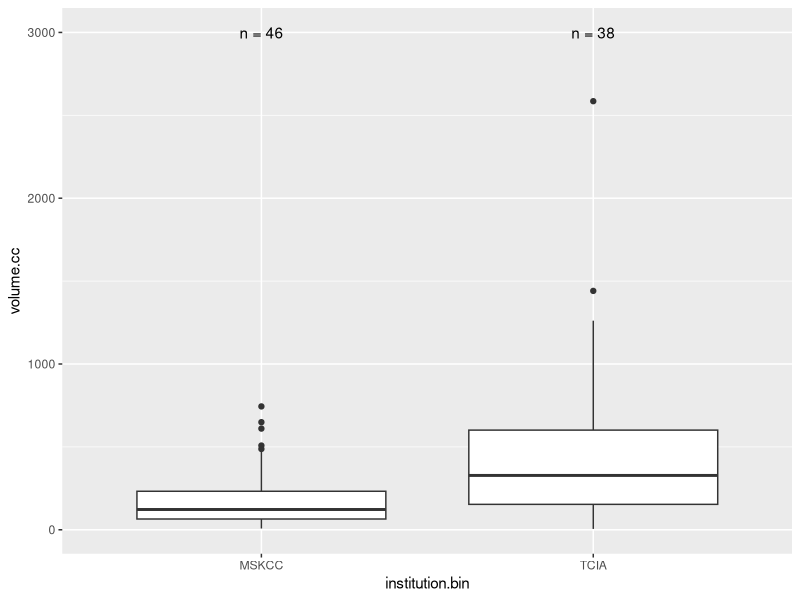
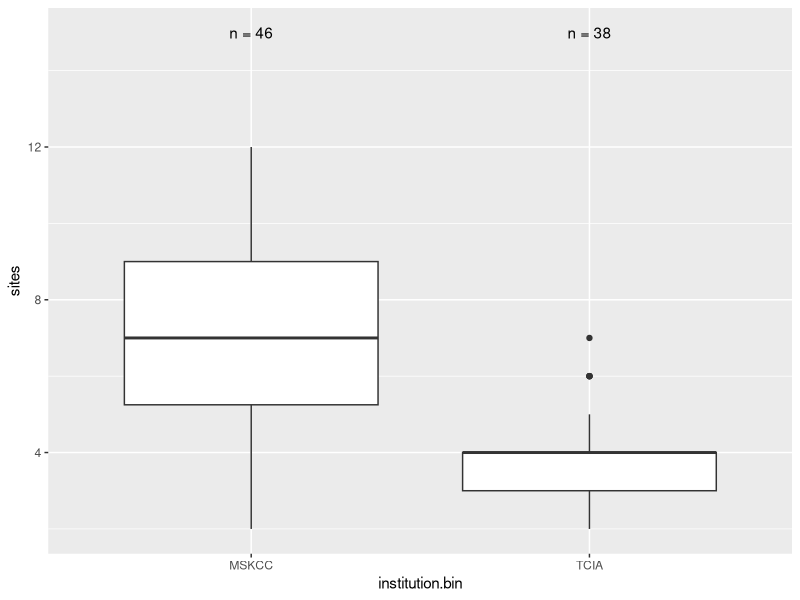
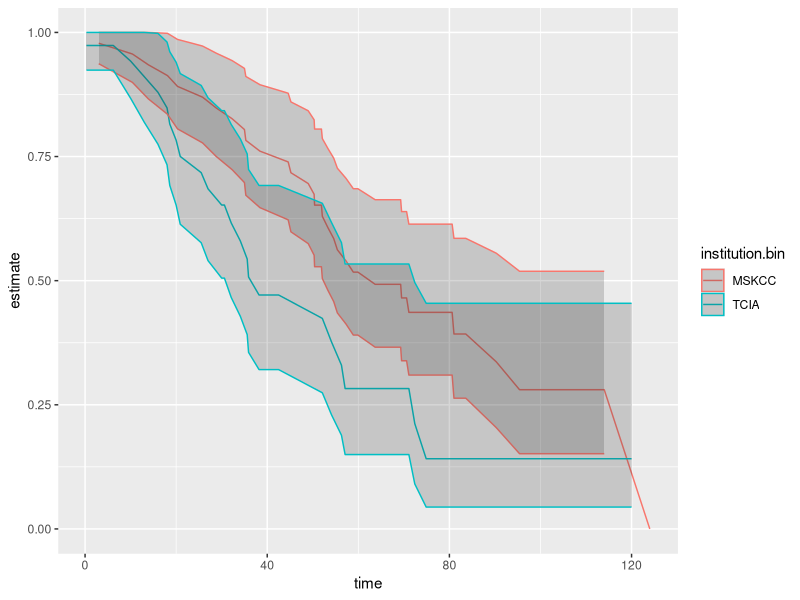
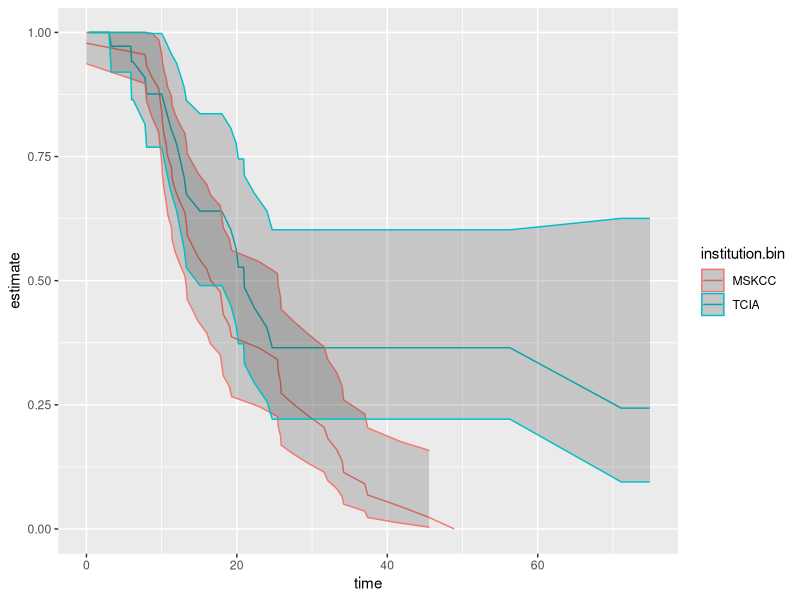

Write R code to recreate these figures, in order.
## ---- chunk 1
knitr::opts_chunk$set(echo = TRUE)
## ---- chunk 2
require(tidyverse)
require(broom)
require(survival)
require(survminer)
# Variants of mean, median etc with na.rm = T
min_    <- function(...) min(..., na.rm=T)
max_    <- function(...) max(..., na.rm=T)
mean_   <- function(...) mean(..., na.rm=T)
median_ <- function(...) median(..., na.rm=T)
Q1_     <- function(...) quantile(..., probs=0.25, na.rm = TRUE)
Q3_     <- function(...) quantile(..., probs=0.75, na.rm = TRUE)
sum_    <- function(...) sum(..., na.rm=T)
# function to return counts of samples
n_fun <- function(x, y){ # y is position for labels
  return(data.frame(y, label = paste0("n = ", length(x))))
}
## ---- chunk 3
clin.data <- read_csv("2017-Veeraraghavan-data.csv")
## ---- chunk 4
clin.data %>%
  distinct(tcga.id) %>% tally()
## ---- chunk 5
clin.data %>%
  select(tcga.id) %>% tally()
## ---- chunk 6
clin.data %>%
    group_by(institution.bin) %>%
  summarise(n = n()) %>%
  mutate(rel.freq = n/sum(n))
## ---- chunk 7
clin.data %>%
  group_by(institution.bin, platinum.resistant) %>%
  summarise(n = n()) %>%
  mutate(rel.freq = n/sum(n))
## ---- chunk 8
clin.data %>%
  group_by(institution.bin, stage) %>%
  summarise(n = n()) %>%
  mutate(rel.freq = n/sum(n))
## ---- chunk 9
clin.data %>%
    group_by(institution.bin) %>%
    summarize_each(funs(
    min_,
    Q1_,
    median_,
    Q3_,
    max_
    ), 
    volume.cc) 
## ---- chunk 10
clin.data %>%
  ggplot(aes(x = institution.bin, y = volume.cc)) + geom_boxplot() +
    stat_summary(fun.data = n_fun, fun.args = 3000, geom = "text")
## ---- chunk 11
clin.data %>% 
  do(tidy(wilcox.test(volume.cc ~ institution.bin, data = .)))
## ---- chunk 12
clin.data %>%
    group_by(institution.bin) %>%
    summarize_each(funs(
    min_,
    Q1_,
    median_,
    Q3_,
    max_
    ), 
    sites) 
## ---- chunk 13
clin.data %>%
  ggplot(aes(x = institution.bin, y = sites)) + geom_boxplot() +
    stat_summary(fun.data = n_fun, fun.args = 15, geom = "text")
## ---- chunk 14
clin.data %>% 
  do(tidy(wilcox.test(sites ~ institution.bin, data = .)))
## ---- chunk 15
clin.data %>% 
  group_by(institution.bin) %>% 
  do(glance(survfit(Surv(time=os.mos, event=dead=="1") ~ 1, data=.)))
## ---- chunk 16
clin.data %>% 
  group_by(institution.bin) %>% 
  do(tidy(survfit(Surv(time=os.mos, event=dead=="1") ~ 1, data=.))) %>%
  ggplot(aes(time, estimate, group = institution.bin, colour=institution.bin)) + geom_line() +
    geom_ribbon(aes(ymin = conf.low, ymax = conf.high), alpha = .2)
## ---- chunk 17
clin.data %>% 
  group_by(institution.bin) %>% 
  do(glance(survfit(Surv(time=os.mos, event=recurrence=="1") ~ 1, data=.)))
## ---- chunk 18
clin.data %>% 
  group_by(institution.bin) %>% 
  do(tidy(survfit(Surv(time=pfs.mos, event=recurrence=="1") ~ 1, data=.))) %>%
  ggplot(aes(time, estimate, group = institution.bin, colour=institution.bin)) + geom_line() +
    geom_ribbon(aes(ymin = conf.low, ymax = conf.high), alpha = .2)
## ---- chunk 19
clin.data %>% 
  group_by(institution.bin) %>%
  do(tidy(coxph(Surv(time=os.mos, event=dead=="1") ~ age + stage + platinum.resistant + sites + volume.cc + residual.disease,
                data=.), exponentiate = TRUE))
## ---- chunk 20
clin.data %>% 
  group_by(institution.bin) %>%
  do(tidy(coxph(Surv(time=pfs.mos, event=recurrence=="1") ~ age + stage + platinum.resistant + sites + volume.cc + residual.disease,
                data=.), exponentiate = TRUE))
